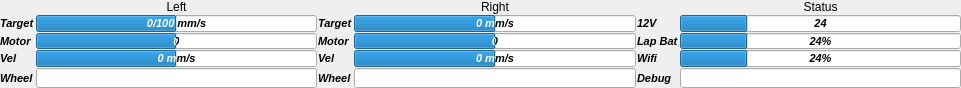
<?xml version="1.0" encoding="UTF-8"?>
<ui version="4.0">
 <class>MainWindow</class>
 <widget class="QMainWindow" name="MainWindow">
  <property name="geometry">
   <rect>
    <x>0</x>
    <y>0</y>
    <width>961</width>
    <height>88</height>
   </rect>
  </property>
  <property name="windowTitle">
   <string>Yertle Dashboard</string>
  </property>
  <widget class="QWidget" name="centralwidget">
   <layout class="QGridLayout" name="gridLayout">
    <property name="margin">
     <number>0</number>
    </property>
    <property name="spacing">
     <number>1</number>
    </property>
    <item row="1" column="3">
     <widget class="QProgressBar" name="pbRTarget">
      <property name="sizePolicy">
       <sizepolicy hsizetype="Expanding" vsizetype="Preferred">
        <horstretch>0</horstretch>
        <verstretch>0</verstretch>
       </sizepolicy>
      </property>
      <property name="minimumSize">
       <size>
        <width>0</width>
        <height>10</height>
       </size>
      </property>
      <property name="maximumSize">
       <size>
        <width>16777215</width>
        <height>16777215</height>
       </size>
      </property>
      <property name="font">
       <font>
        <pointsize>8</pointsize>
        <weight>75</weight>
        <italic>true</italic>
        <bold>true</bold>
       </font>
      </property>
      <property name="autoFillBackground">
       <bool>false</bool>
      </property>
      <property name="minimum">
       <number>-200</number>
      </property>
      <property name="maximum">
       <number>200</number>
      </property>
      <property name="value">
       <number>0</number>
      </property>
      <property name="format">
       <string>%v mm/s</string>
      </property>
     </widget>
    </item>
    <item row="3" column="2">
     <widget class="QLabel" name="label_9">
      <property name="font">
       <font>
        <pointsize>8</pointsize>
        <weight>75</weight>
        <italic>true</italic>
        <bold>true</bold>
       </font>
      </property>
      <property name="text">
       <string>Vel</string>
      </property>
     </widget>
    </item>
    <item row="3" column="3">
     <widget class="QProgressBar" name="pbRVel">
      <property name="sizePolicy">
       <sizepolicy hsizetype="Expanding" vsizetype="Preferred">
        <horstretch>0</horstretch>
        <verstretch>0</verstretch>
       </sizepolicy>
      </property>
      <property name="minimumSize">
       <size>
        <width>0</width>
        <height>10</height>
       </size>
      </property>
      <property name="maximumSize">
       <size>
        <width>16777215</width>
        <height>16777215</height>
       </size>
      </property>
      <property name="font">
       <font>
        <pointsize>8</pointsize>
        <weight>75</weight>
        <italic>true</italic>
        <bold>true</bold>
       </font>
      </property>
      <property name="minimum">
       <number>-200</number>
      </property>
      <property name="maximum">
       <number>200</number>
      </property>
      <property name="value">
       <number>0</number>
      </property>
      <property name="format">
       <string>%v mm/s</string>
      </property>
     </widget>
    </item>
    <item row="2" column="4">
     <widget class="QLabel" name="label_12">
      <property name="font">
       <font>
        <pointsize>8</pointsize>
        <weight>75</weight>
        <italic>true</italic>
        <bold>true</bold>
       </font>
      </property>
      <property name="text">
       <string>Lap Bat</string>
      </property>
     </widget>
    </item>
    <item row="3" column="1">
     <widget class="QProgressBar" name="pbLVel">
      <property name="sizePolicy">
       <sizepolicy hsizetype="Expanding" vsizetype="Preferred">
        <horstretch>0</horstretch>
        <verstretch>0</verstretch>
       </sizepolicy>
      </property>
      <property name="minimumSize">
       <size>
        <width>0</width>
        <height>10</height>
       </size>
      </property>
      <property name="maximumSize">
       <size>
        <width>16777215</width>
        <height>16777215</height>
       </size>
      </property>
      <property name="font">
       <font>
        <pointsize>8</pointsize>
        <weight>75</weight>
        <italic>true</italic>
        <bold>true</bold>
       </font>
      </property>
      <property name="minimum">
       <number>-200</number>
      </property>
      <property name="maximum">
       <number>200</number>
      </property>
      <property name="value">
       <number>0</number>
      </property>
      <property name="format">
       <string>%v mm/s</string>
      </property>
     </widget>
    </item>
    <item row="1" column="1">
     <widget class="QProgressBar" name="pbLTarget">
      <property name="sizePolicy">
       <sizepolicy hsizetype="Expanding" vsizetype="Preferred">
        <horstretch>0</horstretch>
        <verstretch>0</verstretch>
       </sizepolicy>
      </property>
      <property name="minimumSize">
       <size>
        <width>0</width>
        <height>10</height>
       </size>
      </property>
      <property name="maximumSize">
       <size>
        <width>16777215</width>
        <height>16777215</height>
       </size>
      </property>
      <property name="font">
       <font>
        <pointsize>8</pointsize>
        <weight>75</weight>
        <italic>true</italic>
        <bold>true</bold>
       </font>
      </property>
      <property name="autoFillBackground">
       <bool>false</bool>
      </property>
      <property name="minimum">
       <number>-200</number>
      </property>
      <property name="maximum">
       <number>200</number>
      </property>
      <property name="value">
       <number>0</number>
      </property>
      <property name="format">
       <string>%v/100 mm/s</string>
      </property>
     </widget>
    </item>
    <item row="1" column="5">
     <widget class="QProgressBar" name="pb12V">
      <property name="sizePolicy">
       <sizepolicy hsizetype="Expanding" vsizetype="Preferred">
        <horstretch>0</horstretch>
        <verstretch>0</verstretch>
       </sizepolicy>
      </property>
      <property name="minimumSize">
       <size>
        <width>0</width>
        <height>10</height>
       </size>
      </property>
      <property name="maximumSize">
       <size>
        <width>16777215</width>
        <height>16777215</height>
       </size>
      </property>
      <property name="font">
       <font>
        <pointsize>8</pointsize>
        <weight>75</weight>
        <italic>true</italic>
        <bold>true</bold>
       </font>
      </property>
      <property name="value">
       <number>24</number>
      </property>
      <property name="format">
       <string>%v</string>
      </property>
     </widget>
    </item>
    <item row="0" column="5">
     <widget class="QLabel" name="label_11">
      <property name="text">
       <string>Status</string>
      </property>
      <property name="alignment">
       <set>Qt::AlignCenter</set>
      </property>
     </widget>
    </item>
    <item row="1" column="0">
     <widget class="QLabel" name="label_2">
      <property name="font">
       <font>
        <pointsize>8</pointsize>
        <weight>75</weight>
        <italic>true</italic>
        <bold>true</bold>
       </font>
      </property>
      <property name="text">
       <string>Target</string>
      </property>
     </widget>
    </item>
    <item row="1" column="4">
     <widget class="QLabel" name="label_13">
      <property name="font">
       <font>
        <pointsize>8</pointsize>
        <weight>75</weight>
        <italic>true</italic>
        <bold>true</bold>
       </font>
      </property>
      <property name="text">
       <string>12V</string>
      </property>
     </widget>
    </item>
    <item row="1" column="2">
     <widget class="QLabel" name="label_8">
      <property name="font">
       <font>
        <pointsize>8</pointsize>
        <weight>75</weight>
        <italic>true</italic>
        <bold>true</bold>
       </font>
      </property>
      <property name="text">
       <string>Target</string>
      </property>
     </widget>
    </item>
    <item row="0" column="3">
     <widget class="QLabel" name="label_6">
      <property name="text">
       <string>Right</string>
      </property>
      <property name="alignment">
       <set>Qt::AlignCenter</set>
      </property>
     </widget>
    </item>
    <item row="2" column="3">
     <widget class="QProgressBar" name="pbRMotor">
      <property name="sizePolicy">
       <sizepolicy hsizetype="Expanding" vsizetype="Preferred">
        <horstretch>0</horstretch>
        <verstretch>0</verstretch>
       </sizepolicy>
      </property>
      <property name="minimumSize">
       <size>
        <width>0</width>
        <height>10</height>
       </size>
      </property>
      <property name="maximumSize">
       <size>
        <width>16777215</width>
        <height>16777215</height>
       </size>
      </property>
      <property name="font">
       <font>
        <pointsize>8</pointsize>
        <weight>75</weight>
        <italic>true</italic>
        <bold>true</bold>
       </font>
      </property>
      <property name="minimum">
       <number>-255</number>
      </property>
      <property name="maximum">
       <number>255</number>
      </property>
      <property name="value">
       <number>0</number>
      </property>
      <property name="format">
       <string>%v</string>
      </property>
     </widget>
    </item>
    <item row="2" column="1">
     <widget class="QProgressBar" name="pbLMotor">
      <property name="sizePolicy">
       <sizepolicy hsizetype="Expanding" vsizetype="Preferred">
        <horstretch>0</horstretch>
        <verstretch>0</verstretch>
       </sizepolicy>
      </property>
      <property name="minimumSize">
       <size>
        <width>0</width>
        <height>10</height>
       </size>
      </property>
      <property name="maximumSize">
       <size>
        <width>16777215</width>
        <height>16777215</height>
       </size>
      </property>
      <property name="font">
       <font>
        <pointsize>8</pointsize>
        <weight>75</weight>
        <italic>true</italic>
        <bold>true</bold>
       </font>
      </property>
      <property name="minimum">
       <number>-255</number>
      </property>
      <property name="maximum">
       <number>255</number>
      </property>
      <property name="value">
       <number>0</number>
      </property>
      <property name="format">
       <string>%v</string>
      </property>
     </widget>
    </item>
    <item row="3" column="0">
     <widget class="QLabel" name="label_5">
      <property name="font">
       <font>
        <pointsize>8</pointsize>
        <weight>75</weight>
        <italic>true</italic>
        <bold>true</bold>
       </font>
      </property>
      <property name="text">
       <string>Vel</string>
      </property>
     </widget>
    </item>
    <item row="2" column="5">
     <widget class="QProgressBar" name="pbLapBat">
      <property name="sizePolicy">
       <sizepolicy hsizetype="Expanding" vsizetype="Preferred">
        <horstretch>0</horstretch>
        <verstretch>0</verstretch>
       </sizepolicy>
      </property>
      <property name="minimumSize">
       <size>
        <width>0</width>
        <height>10</height>
       </size>
      </property>
      <property name="maximumSize">
       <size>
        <width>16777215</width>
        <height>16777215</height>
       </size>
      </property>
      <property name="font">
       <font>
        <pointsize>8</pointsize>
        <weight>75</weight>
        <italic>true</italic>
        <bold>true</bold>
       </font>
      </property>
      <property name="value">
       <number>24</number>
      </property>
      <property name="format">
       <string>%p%</string>
      </property>
     </widget>
    </item>
    <item row="2" column="0">
     <widget class="QLabel" name="label_4">
      <property name="font">
       <font>
        <pointsize>8</pointsize>
        <weight>75</weight>
        <italic>true</italic>
        <bold>true</bold>
       </font>
      </property>
      <property name="text">
       <string>Motor</string>
      </property>
     </widget>
    </item>
    <item row="2" column="2">
     <widget class="QLabel" name="label_7">
      <property name="font">
       <font>
        <pointsize>8</pointsize>
        <weight>75</weight>
        <italic>true</italic>
        <bold>true</bold>
       </font>
      </property>
      <property name="text">
       <string>Motor</string>
      </property>
     </widget>
    </item>
    <item row="4" column="0">
     <widget class="QLabel" name="label_10">
      <property name="font">
       <font>
        <pointsize>8</pointsize>
        <weight>75</weight>
        <italic>true</italic>
        <bold>true</bold>
       </font>
      </property>
      <property name="text">
       <string>Wheel</string>
      </property>
     </widget>
    </item>
    <item row="4" column="1">
     <widget class="QLineEdit" name="tbLWheel">
      <property name="sizePolicy">
       <sizepolicy hsizetype="Expanding" vsizetype="Preferred">
        <horstretch>0</horstretch>
        <verstretch>0</verstretch>
       </sizepolicy>
      </property>
      <property name="minimumSize">
       <size>
        <width>0</width>
        <height>20</height>
       </size>
      </property>
      <property name="maximumSize">
       <size>
        <width>16777215</width>
        <height>16777215</height>
       </size>
      </property>
      <property name="font">
       <font>
        <pointsize>8</pointsize>
        <weight>75</weight>
        <italic>true</italic>
        <bold>true</bold>
       </font>
      </property>
     </widget>
    </item>
    <item row="4" column="2">
     <widget class="QLabel" name="label_14">
      <property name="font">
       <font>
        <pointsize>8</pointsize>
        <weight>75</weight>
        <italic>true</italic>
        <bold>true</bold>
       </font>
      </property>
      <property name="text">
       <string>Wheel</string>
      </property>
     </widget>
    </item>
    <item row="4" column="3">
     <widget class="QLineEdit" name="tbRWheel">
      <property name="sizePolicy">
       <sizepolicy hsizetype="Expanding" vsizetype="Preferred">
        <horstretch>0</horstretch>
        <verstretch>0</verstretch>
       </sizepolicy>
      </property>
      <property name="minimumSize">
       <size>
        <width>0</width>
        <height>20</height>
       </size>
      </property>
      <property name="maximumSize">
       <size>
        <width>16777215</width>
        <height>16777215</height>
       </size>
      </property>
      <property name="font">
       <font>
        <pointsize>8</pointsize>
        <weight>75</weight>
        <italic>true</italic>
        <bold>true</bold>
       </font>
      </property>
     </widget>
    </item>
    <item row="4" column="4">
     <widget class="QLabel" name="label_15">
      <property name="font">
       <font>
        <pointsize>8</pointsize>
        <weight>75</weight>
        <italic>true</italic>
        <bold>true</bold>
       </font>
      </property>
      <property name="text">
       <string>Debug</string>
      </property>
     </widget>
    </item>
    <item row="4" column="5">
     <widget class="QLineEdit" name="tbDebug">
      <property name="sizePolicy">
       <sizepolicy hsizetype="Expanding" vsizetype="Preferred">
        <horstretch>0</horstretch>
        <verstretch>0</verstretch>
       </sizepolicy>
      </property>
      <property name="minimumSize">
       <size>
        <width>0</width>
        <height>20</height>
       </size>
      </property>
      <property name="maximumSize">
       <size>
        <width>16777215</width>
        <height>16777215</height>
       </size>
      </property>
      <property name="font">
       <font>
        <pointsize>8</pointsize>
        <weight>75</weight>
        <italic>true</italic>
        <bold>true</bold>
       </font>
      </property>
     </widget>
    </item>
    <item row="0" column="1">
     <widget class="QLabel" name="label">
      <property name="text">
       <string>Left</string>
      </property>
      <property name="alignment">
       <set>Qt::AlignCenter</set>
      </property>
     </widget>
    </item>
    <item row="3" column="5">
     <widget class="QProgressBar" name="pbWifi">
      <property name="sizePolicy">
       <sizepolicy hsizetype="Expanding" vsizetype="Preferred">
        <horstretch>0</horstretch>
        <verstretch>0</verstretch>
       </sizepolicy>
      </property>
      <property name="minimumSize">
       <size>
        <width>0</width>
        <height>10</height>
       </size>
      </property>
      <property name="maximumSize">
       <size>
        <width>16777215</width>
        <height>16777215</height>
       </size>
      </property>
      <property name="font">
       <font>
        <pointsize>8</pointsize>
        <weight>75</weight>
        <italic>true</italic>
        <bold>true</bold>
       </font>
      </property>
      <property name="value">
       <number>24</number>
      </property>
      <property name="format">
       <string>%p%</string>
      </property>
     </widget>
    </item>
    <item row="3" column="4">
     <widget class="QLabel" name="label_16">
      <property name="font">
       <font>
        <pointsize>8</pointsize>
        <weight>75</weight>
        <italic>true</italic>
        <bold>true</bold>
       </font>
      </property>
      <property name="text">
       <string>Wifi</string>
      </property>
     </widget>
    </item>
   </layout>
  </widget>
 </widget>
 <resources/>
 <connections/>
</ui>
